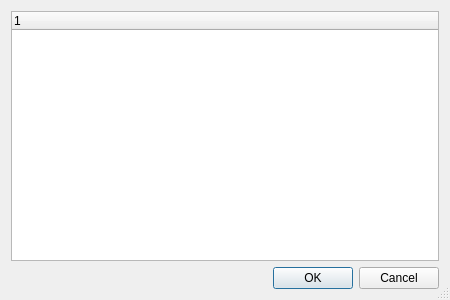
<?xml version="1.0" encoding="UTF-8"?>
<ui version="4.0">
 <class>HeadersDialog</class>
 <widget class="QDialog" name="HeadersDialog">
  <property name="geometry">
   <rect>
    <x>0</x>
    <y>0</y>
    <width>450</width>
    <height>300</height>
   </rect>
  </property>
  <property name="minimumSize">
   <size>
    <width>400</width>
    <height>250</height>
   </size>
  </property>
  <property name="windowTitle">
   <string>Edit headers</string>
  </property>
  <property name="windowIcon">
   <iconset>
    <normaloff>:app.ico</normaloff>:app.ico</iconset>
  </property>
  <property name="sizeGripEnabled">
   <bool>true</bool>
  </property>
  <property name="modal">
   <bool>true</bool>
  </property>
  <layout class="QVBoxLayout" name="verticalLayout">
   <item>
    <widget class="QTreeWidget" name="treeWidget">
     <property name="styleSheet">
      <string notr="true">QTreeWidget::item:!selected{
    height: 25px;
	border-bottom: 1px dotted grey;
}</string>
     </property>
     <property name="alternatingRowColors">
      <bool>true</bool>
     </property>
     <property name="rootIsDecorated">
      <bool>false</bool>
     </property>
     <property name="uniformRowHeights">
      <bool>true</bool>
     </property>
     <column>
      <property name="text">
       <string notr="true">1</string>
      </property>
     </column>
    </widget>
   </item>
   <item>
    <widget class="QDialogButtonBox" name="buttonBox">
     <property name="orientation">
      <enum>Qt::Orientation::Horizontal</enum>
     </property>
     <property name="standardButtons">
      <set>QDialogButtonBox::StandardButton::Cancel|QDialogButtonBox::StandardButton::Ok</set>
     </property>
    </widget>
   </item>
  </layout>
  <action name="actionInsertAbove">
   <property name="text">
    <string>Insert above</string>
   </property>
   <property name="toolTip">
    <string>Insert new item above</string>
   </property>
  </action>
  <action name="actionInsertBelow">
   <property name="text">
    <string>Insert below</string>
   </property>
   <property name="toolTip">
    <string>Insert new item below</string>
   </property>
  </action>
  <action name="actionRemove">
   <property name="text">
    <string>Remove</string>
   </property>
   <property name="toolTip">
    <string>Remove the selected item</string>
   </property>
  </action>
  <action name="actionInsert">
   <property name="text">
    <string>Insert</string>
   </property>
   <property name="toolTip">
    <string>Insert new item</string>
   </property>
  </action>
  <action name="actionMoveUp">
   <property name="text">
    <string>Move up</string>
   </property>
   <property name="toolTip">
    <string>Move the item up</string>
   </property>
  </action>
  <action name="actionMoveDown">
   <property name="text">
    <string>Move down</string>
   </property>
   <property name="toolTip">
    <string>Move the item down</string>
   </property>
  </action>
 </widget>
 <resources/>
 <connections>
  <connection>
   <sender>buttonBox</sender>
   <signal>accepted()</signal>
   <receiver>HeadersDialog</receiver>
   <slot>accept()</slot>
   <hints>
    <hint type="sourcelabel">
     <x>248</x>
     <y>254</y>
    </hint>
    <hint type="destinationlabel">
     <x>157</x>
     <y>274</y>
    </hint>
   </hints>
  </connection>
  <connection>
   <sender>buttonBox</sender>
   <signal>rejected()</signal>
   <receiver>HeadersDialog</receiver>
   <slot>reject()</slot>
   <hints>
    <hint type="sourcelabel">
     <x>316</x>
     <y>260</y>
    </hint>
    <hint type="destinationlabel">
     <x>286</x>
     <y>274</y>
    </hint>
   </hints>
  </connection>
 </connections>
</ui>
